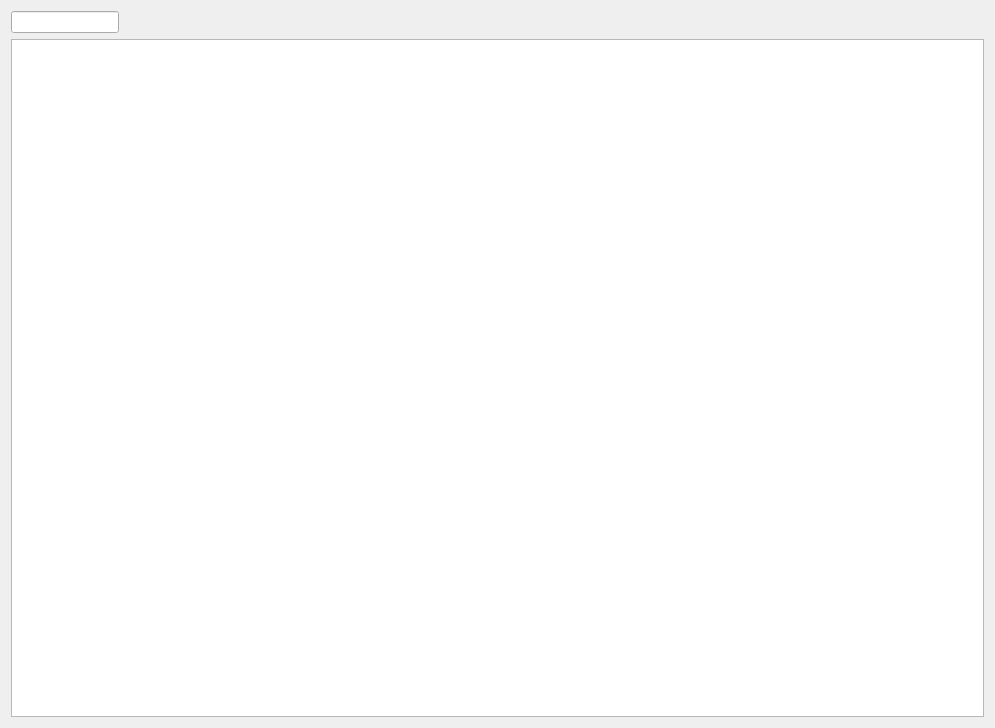
<?xml version="1.0" encoding="UTF-8"?>
<ui version="4.0">
 <class>PeakListPropertyWidget</class>
 <widget class="QWidget" name="PeakListPropertyWidget">
  <property name="geometry">
   <rect>
    <x>0</x>
    <y>0</y>
    <width>995</width>
    <height>728</height>
   </rect>
  </property>
  <property name="windowTitle">
   <string>Form</string>
  </property>
  <layout class="QGridLayout" name="gridLayout">
   <item row="0" column="0">
    <layout class="QVBoxLayout" name="verticalLayout">
     <item alignment="Qt::AlignLeft">
      <widget class="QLineEdit" name="lineEdit"/>
     </item>
     <item>
      <widget class="PeakTableView" name="tableView">
       <property name="focusPolicy">
        <enum>Qt::StrongFocus</enum>
       </property>
       <property name="styleSheet">
        <string notr="true">QTableView::item:selected {
background-color: qlineargradient(x1 : 0, y1 : 0, x2 : 0, y2 :   1, stop :   0.0 #f5f9ff,
                stop :   0.5 #ddddff, stop :   0.55 #eeeeff, stop :   1.0 #f5f9ff);
color: #000000;
}</string>
       </property>
      </widget>
     </item>
    </layout>
   </item>
  </layout>
 </widget>
 <customwidgets>
  <customwidget>
   <class>PeakTableView</class>
   <extends>QTableView</extends>
   <header>PeakTableView.h</header>
  </customwidget>
 </customwidgets>
 <resources/>
 <connections/>
</ui>
